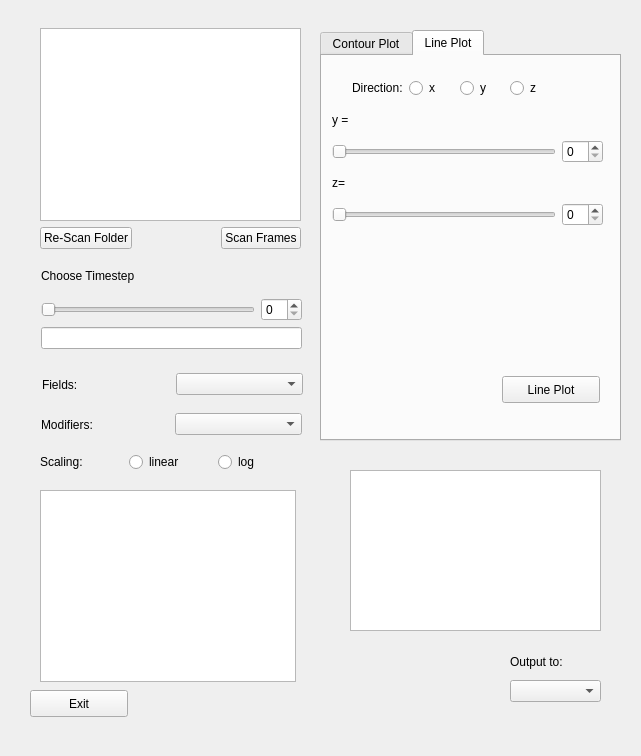
<?xml version="1.0" encoding="UTF-8"?>
<ui version="4.0">
 <class>Form</class>
 <widget class="QWidget" name="Form">
  <property name="geometry">
   <rect>
    <x>0</x>
    <y>0</y>
    <width>641</width>
    <height>756</height>
   </rect>
  </property>
  <property name="windowTitle">
   <string>Form</string>
  </property>
  <widget class="QPushButton" name="butt_Exit">
   <property name="geometry">
    <rect>
     <x>30</x>
     <y>690</y>
     <width>98</width>
     <height>27</height>
    </rect>
   </property>
   <property name="text">
    <string>Exit</string>
   </property>
  </widget>
  <widget class="QWidget" name="layoutWidget">
   <property name="geometry">
    <rect>
     <x>40</x>
     <y>28</y>
     <width>261</width>
     <height>221</height>
    </rect>
   </property>
   <layout class="QVBoxLayout" name="verticalLayout">
    <item>
     <widget class="QListWidget" name="list_projs"/>
    </item>
    <item>
     <layout class="QHBoxLayout" name="horizontalLayout">
      <item>
       <widget class="QPushButton" name="butt_ScanFolder">
        <property name="text">
         <string>Re-Scan Folder</string>
        </property>
       </widget>
      </item>
      <item>
       <spacer name="horizontalSpacer">
        <property name="orientation">
         <enum>Qt::Horizontal</enum>
        </property>
        <property name="sizeHint" stdset="0">
         <size>
          <width>40</width>
          <height>20</height>
         </size>
        </property>
       </spacer>
      </item>
      <item>
       <widget class="QPushButton" name="butt_ScanFrames">
        <property name="text">
         <string>Scan Frames</string>
        </property>
       </widget>
      </item>
     </layout>
    </item>
   </layout>
  </widget>
  <widget class="QListWidget" name="info_list">
   <property name="geometry">
    <rect>
     <x>40</x>
     <y>490</y>
     <width>256</width>
     <height>192</height>
    </rect>
   </property>
  </widget>
  <widget class="QWidget" name="layoutWidget">
   <property name="geometry">
    <rect>
     <x>41</x>
     <y>260</y>
     <width>261</width>
     <height>89</height>
    </rect>
   </property>
   <layout class="QVBoxLayout" name="verticalLayout_3">
    <item>
     <widget class="QLabel" name="label_frames">
      <property name="text">
       <string>Choose Timestep</string>
      </property>
     </widget>
    </item>
    <item>
     <layout class="QHBoxLayout" name="horizontalLayout_2">
      <item>
       <widget class="QSlider" name="slider_timestep">
        <property name="orientation">
         <enum>Qt::Horizontal</enum>
        </property>
       </widget>
      </item>
      <item>
       <widget class="QSpinBox" name="spinBox_timestep"/>
      </item>
     </layout>
    </item>
    <item>
     <widget class="QLineEdit" name="info_timestep"/>
    </item>
   </layout>
  </widget>
  <widget class="QWidget" name="layoutWidget">
   <property name="geometry">
    <rect>
     <x>42</x>
     <y>370</y>
     <width>261</width>
     <height>29</height>
    </rect>
   </property>
   <layout class="QHBoxLayout" name="horizontalLayout_3">
    <item>
     <widget class="QLabel" name="label_fieldChoice">
      <property name="text">
       <string>Fields:</string>
      </property>
     </widget>
    </item>
    <item>
     <widget class="QComboBox" name="select_fields"/>
    </item>
   </layout>
  </widget>
  <widget class="QWidget" name="layoutWidget">
   <property name="geometry">
    <rect>
     <x>41</x>
     <y>410</y>
     <width>261</width>
     <height>29</height>
    </rect>
   </property>
   <layout class="QHBoxLayout" name="horizontalLayout_4">
    <item>
     <widget class="QLabel" name="label_mod">
      <property name="text">
       <string>Modifiers:</string>
      </property>
     </widget>
    </item>
    <item>
     <widget class="QComboBox" name="select_mod"/>
    </item>
   </layout>
  </widget>
  <widget class="QWidget" name="layoutWidget">
   <property name="geometry">
    <rect>
     <x>40</x>
     <y>450</y>
     <width>261</width>
     <height>24</height>
    </rect>
   </property>
   <layout class="QHBoxLayout" name="horizontalLayout_5">
    <item>
     <widget class="QLabel" name="label_scaling">
      <property name="text">
       <string>Scaling:</string>
      </property>
     </widget>
    </item>
    <item>
     <widget class="QRadioButton" name="butt_linear">
      <property name="text">
       <string>linear</string>
      </property>
     </widget>
    </item>
    <item>
     <widget class="QRadioButton" name="butt_log">
      <property name="text">
       <string>log</string>
      </property>
     </widget>
    </item>
   </layout>
  </widget>
  <widget class="QListWidget" name="list_dataProperties">
   <property name="geometry">
    <rect>
     <x>350</x>
     <y>470</y>
     <width>251</width>
     <height>161</height>
    </rect>
   </property>
  </widget>
  <widget class="QWidget" name="layoutWidget">
   <property name="geometry">
    <rect>
     <x>510</x>
     <y>650</y>
     <width>91</width>
     <height>52</height>
    </rect>
   </property>
   <layout class="QVBoxLayout" name="verticalLayout_5">
    <item>
     <widget class="QLabel" name="label">
      <property name="text">
       <string>Output to:</string>
      </property>
     </widget>
    </item>
    <item>
     <widget class="QComboBox" name="select_OutputFormat"/>
    </item>
   </layout>
  </widget>
  <widget class="QTabWidget" name="Contour">
   <property name="geometry">
    <rect>
     <x>320</x>
     <y>30</y>
     <width>301</width>
     <height>411</height>
    </rect>
   </property>
   <property name="currentIndex">
    <number>1</number>
   </property>
   <widget class="QWidget" name="Contour">
    <attribute name="title">
     <string>Contour Plot</string>
    </attribute>
    <widget class="QWidget" name="layoutWidget">
     <property name="geometry">
      <rect>
       <x>20</x>
       <y>10</y>
       <width>253</width>
       <height>24</height>
      </rect>
     </property>
     <layout class="QHBoxLayout" name="horizontalLayout_6">
      <item>
       <widget class="QLabel" name="label_slice">
        <property name="text">
         <string>Show plane:</string>
        </property>
       </widget>
      </item>
      <item>
       <widget class="QRadioButton" name="butt_plane_xy">
        <property name="text">
         <string>x-y</string>
        </property>
       </widget>
      </item>
      <item>
       <widget class="QRadioButton" name="butt_plane_xz">
        <property name="text">
         <string>x-z</string>
        </property>
       </widget>
      </item>
      <item>
       <widget class="QRadioButton" name="butt_plane_yz">
        <property name="text">
         <string>y-z</string>
        </property>
       </widget>
      </item>
     </layout>
    </widget>
    <widget class="QWidget" name="layoutWidget">
     <property name="geometry">
      <rect>
       <x>20</x>
       <y>50</y>
       <width>251</width>
       <height>66</height>
      </rect>
     </property>
     <layout class="QVBoxLayout" name="verticalLayout_2">
      <item>
       <layout class="QHBoxLayout" name="horizontalLayout_7">
        <item>
         <widget class="QLabel" name="label_slice_2">
          <property name="text">
           <string>Slice at:</string>
          </property>
         </widget>
        </item>
        <item>
         <widget class="QSlider" name="slider_slice">
          <property name="orientation">
           <enum>Qt::Horizontal</enum>
          </property>
         </widget>
        </item>
        <item>
         <widget class="QSpinBox" name="spinBox_slice"/>
        </item>
       </layout>
      </item>
      <item>
       <widget class="QLineEdit" name="info_slice"/>
      </item>
     </layout>
    </widget>
    <widget class="QWidget" name="layoutWidget">
     <property name="geometry">
      <rect>
       <x>10</x>
       <y>310</y>
       <width>181</width>
       <height>52</height>
      </rect>
     </property>
     <layout class="QVBoxLayout" name="verticalLayout_4">
      <item>
       <widget class="QLabel" name="label_2">
        <property name="text">
         <string>Choose color table</string>
        </property>
       </widget>
      </item>
      <item>
       <widget class="QSplitter" name="splitter">
        <property name="orientation">
         <enum>Qt::Horizontal</enum>
        </property>
        <widget class="QLineEdit" name="lineEdit_colorTable"/>
        <widget class="QSpinBox" name="spinBox_colorTable"/>
       </widget>
      </item>
     </layout>
    </widget>
    <widget class="QLabel" name="label_3">
     <property name="geometry">
      <rect>
       <x>10</x>
       <y>230</y>
       <width>121</width>
       <height>17</height>
      </rect>
     </property>
     <property name="text">
      <string>Contour plotting:</string>
     </property>
    </widget>
    <widget class="QWidget" name="layoutWidget">
     <property name="geometry">
      <rect>
       <x>20</x>
       <y>250</y>
       <width>271</width>
       <height>24</height>
      </rect>
     </property>
     <layout class="QHBoxLayout" name="horizontalLayout_8">
      <item>
       <widget class="QRadioButton" name="butt_showCells">
        <property name="text">
         <string>cell values</string>
        </property>
       </widget>
      </item>
      <item>
       <widget class="QRadioButton" name="butt_showSmooth">
        <property name="text">
         <string>smooth contours</string>
        </property>
       </widget>
      </item>
     </layout>
    </widget>
    <widget class="QPushButton" name="butt_plotContour">
     <property name="geometry">
      <rect>
       <x>200</x>
       <y>340</y>
       <width>98</width>
       <height>27</height>
      </rect>
     </property>
     <property name="text">
      <string>Plot Contour</string>
     </property>
    </widget>
    <widget class="QWidget" name="layoutWidget">
     <property name="geometry">
      <rect>
       <x>190</x>
       <y>130</y>
       <width>102</width>
       <height>80</height>
      </rect>
     </property>
     <layout class="QVBoxLayout" name="verticalLayout_6">
      <item>
       <widget class="QRadioButton" name="butt_CoordCart">
        <property name="text">
         <string>Cartesian</string>
        </property>
       </widget>
      </item>
      <item>
       <widget class="QRadioButton" name="butt_CoordCyl">
        <property name="text">
         <string>Cylindrical</string>
        </property>
       </widget>
      </item>
      <item>
       <widget class="QRadioButton" name="butt_CoordSph">
        <property name="text">
         <string>Spherical</string>
        </property>
       </widget>
      </item>
     </layout>
    </widget>
    <widget class="QLabel" name="label_4">
     <property name="geometry">
      <rect>
       <x>70</x>
       <y>130</y>
       <width>111</width>
       <height>17</height>
      </rect>
     </property>
     <property name="text">
      <string>Coordinate type:</string>
     </property>
    </widget>
    <widget class="QRadioButton" name="butt_contLines">
     <property name="geometry">
      <rect>
       <x>20</x>
       <y>280</y>
       <width>191</width>
       <height>22</height>
      </rect>
     </property>
     <property name="text">
      <string>show extra contour lines</string>
     </property>
    </widget>
   </widget>
   <widget class="QWidget" name="tab_2">
    <attribute name="title">
     <string>Line Plot</string>
    </attribute>
    <widget class="QWidget" name="layoutWidget">
     <property name="geometry">
      <rect>
       <x>30</x>
       <y>20</y>
       <width>203</width>
       <height>24</height>
      </rect>
     </property>
     <layout class="QHBoxLayout" name="horizontalLayout_9">
      <item>
       <widget class="QLabel" name="label_5">
        <property name="text">
         <string>Direction:</string>
        </property>
       </widget>
      </item>
      <item>
       <widget class="QRadioButton" name="butt_Dir1D_x">
        <property name="text">
         <string>x</string>
        </property>
       </widget>
      </item>
      <item>
       <widget class="QRadioButton" name="butt_Dir1D_y">
        <property name="text">
         <string>y</string>
        </property>
       </widget>
      </item>
      <item>
       <widget class="QRadioButton" name="butt_Dir1D_z">
        <property name="text">
         <string>z</string>
        </property>
       </widget>
      </item>
     </layout>
    </widget>
    <widget class="QPushButton" name="butt_LinePlot">
     <property name="geometry">
      <rect>
       <x>180</x>
       <y>320</y>
       <width>98</width>
       <height>27</height>
      </rect>
     </property>
     <property name="text">
      <string>Line Plot</string>
     </property>
    </widget>
    <widget class="QWidget" name="">
     <property name="geometry">
      <rect>
       <x>10</x>
       <y>50</y>
       <width>271</width>
       <height>120</height>
      </rect>
     </property>
     <layout class="QVBoxLayout" name="verticalLayout_9">
      <item>
       <layout class="QVBoxLayout" name="verticalLayout_7">
        <item>
         <widget class="QLabel" name="label_slice1D_1">
          <property name="text">
           <string>y =</string>
          </property>
         </widget>
        </item>
        <item>
         <layout class="QHBoxLayout" name="horizontalLayout_10">
          <item>
           <widget class="QSlider" name="slider_slice1DPerp1">
            <property name="orientation">
             <enum>Qt::Horizontal</enum>
            </property>
           </widget>
          </item>
          <item>
           <widget class="QSpinBox" name="spinBox_slice1DPerp1"/>
          </item>
         </layout>
        </item>
       </layout>
      </item>
      <item>
       <layout class="QVBoxLayout" name="verticalLayout_8">
        <item>
         <widget class="QLabel" name="label_slice1D_2">
          <property name="text">
           <string>z=</string>
          </property>
         </widget>
        </item>
        <item>
         <layout class="QHBoxLayout" name="horizontalLayout_11">
          <item>
           <widget class="QSlider" name="slider_slice1DPerp2">
            <property name="orientation">
             <enum>Qt::Horizontal</enum>
            </property>
           </widget>
          </item>
          <item>
           <widget class="QSpinBox" name="spinBox_slice1DPerp2"/>
          </item>
         </layout>
        </item>
       </layout>
      </item>
     </layout>
    </widget>
   </widget>
  </widget>
 </widget>
 <resources/>
 <connections/>
</ui>
